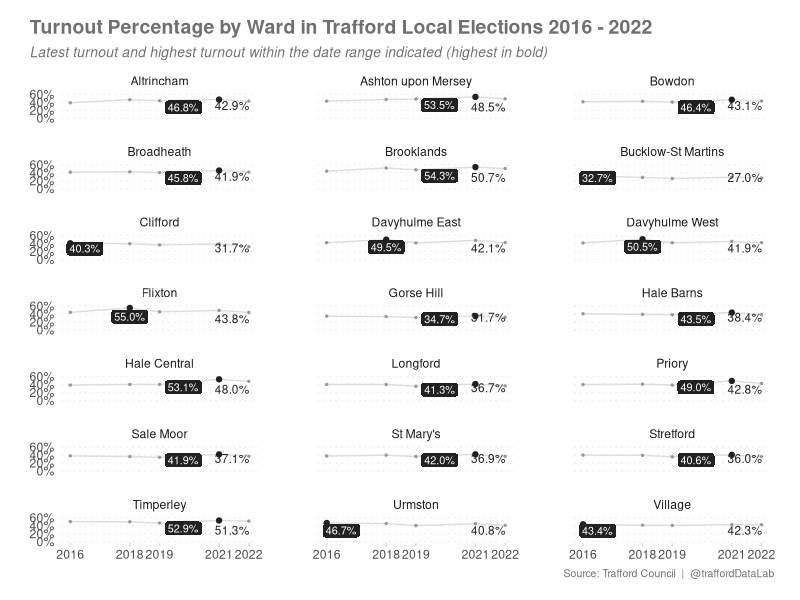
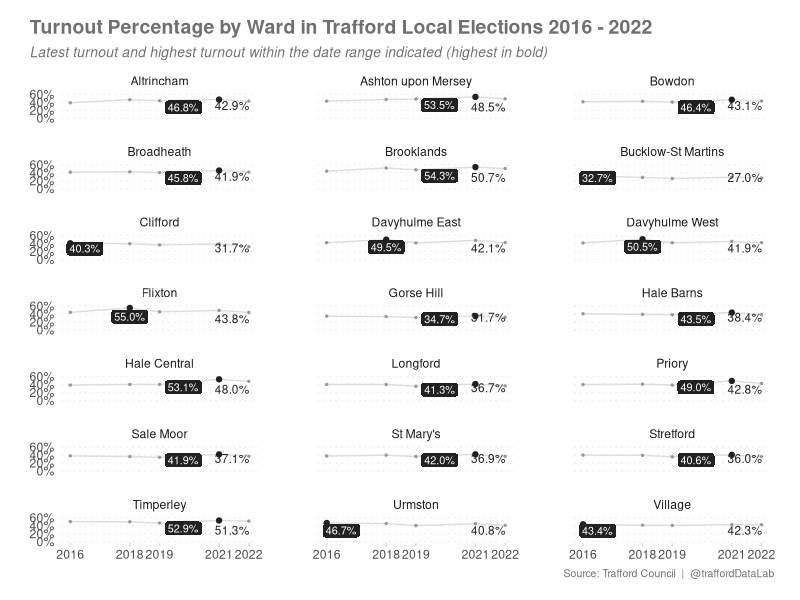
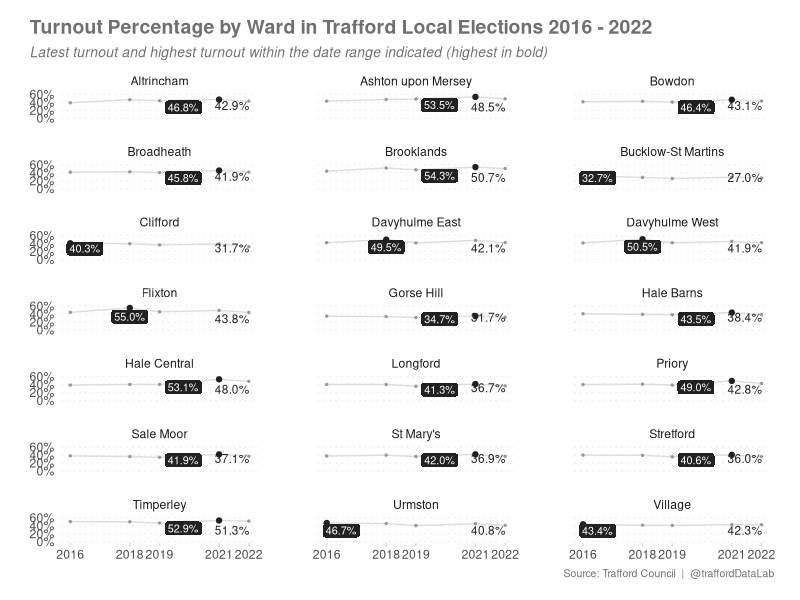

These charts were generated, in order, by the following R code:
# Visualisation of local election turnout by ward

# Required packages
library(tidyverse) ; library(ggrepel) ; library(svglite)


# Load in the data and create a label variable to display the latest and highest turnout percentage
df_turnout <- read_csv("data/local_election_turnout.csv") %>%
  mutate(turnout_label = ifelse(election_year == max(election_year), str_c(sprintf("%0.1f", as.numeric(turnout)), "%"), "")) %>%
  group_by(ward_code) %>%
  mutate(turnout_label = ifelse(turnout == max(turnout), str_c(sprintf("%0.1f", as.numeric(turnout)), "%"), turnout_label),
         max_turnout = ifelse(turnout == max(turnout), TRUE, FALSE))


# Plot the data
ggplot(df_turnout, aes(x = election_year, y = turnout, label = turnout_label)) + 
  facet_wrap(ward_name~., nrow = 7, scales = "fixed") + 
  scale_x_continuous(breaks = c(2016, 2018, 2019, 2021, 2022), labels = c("2016", "2018", "2019", "2021", "2022")) +
  scale_y_continuous(limits = c(0, 60), labels = function(y){ paste0(y, "%") }) +
  geom_line(col = "#dddddd") +
  geom_point(size = if_else(df_turnout$max_turnout == TRUE, 1.5, 0.5),
             col = if_else(df_turnout$max_turnout == TRUE, "#212121", "#999999")) +
  geom_label_repel(size = if_else(df_turnout$max_turnout == TRUE, 2.75, 3),
                   fg = if_else(df_turnout$max_turnout == TRUE, "#ffffff", "#212121"),
                   bg = if_else(df_turnout$max_turnout == TRUE, "#212121", as.character(NA)),
                   label.size = if_else(df_turnout$max_turnout == TRUE, 0.25, 0),
                   label.padding = 0.15,
                   nudge_y = -19,
                   point.size = NA,
                   segment.colour = NA) +
  labs(x = NULL, y = NULL,
       title = "Turnout Percentage by Ward in Trafford Local Elections 2016 - 2022",
       subtitle = "Latest turnout and highest turnout within the date range indicated (highest in bold)", 
       caption = "Source: Trafford Council  |  @traffordDataLab") +
  theme_minimal() + 
  theme(panel.grid.minor = element_blank(),
        panel.grid.major.x = element_blank(),
        panel.grid.major.y = element_line(linetype = "dotted"),
        axis.title = element_blank(),
        axis.ticks.x.bottom = element_line(colour = "#dddddd"),
        plot.margin = unit(c(0.5, 0.75, 0.5, 0.75), "cm"),
        panel.spacing.x = unit(3, "lines"),
        panel.spacing.y = unit(1, "lines"),
        plot.title = element_text(size = 14, face = "bold", color = "#707070"),
        plot.subtitle = element_text(size = 10, face = "italic", color = "#707070"),
        plot.caption = element_text(size = 7.5, hjust = 1.008, color = "#707070"),
        plot.title.position = "plot")


# Save the plot
ggsave("images/ward_turnout_2016-2022.png", dpi = 320, scale = 1, width = 7.81, height = 7.17, bg = "#ffffff")
ggsave("images/ward_turnout_2016-2022.svg", dpi = 320, scale = 1, width = 7.81, height = 7.17)
